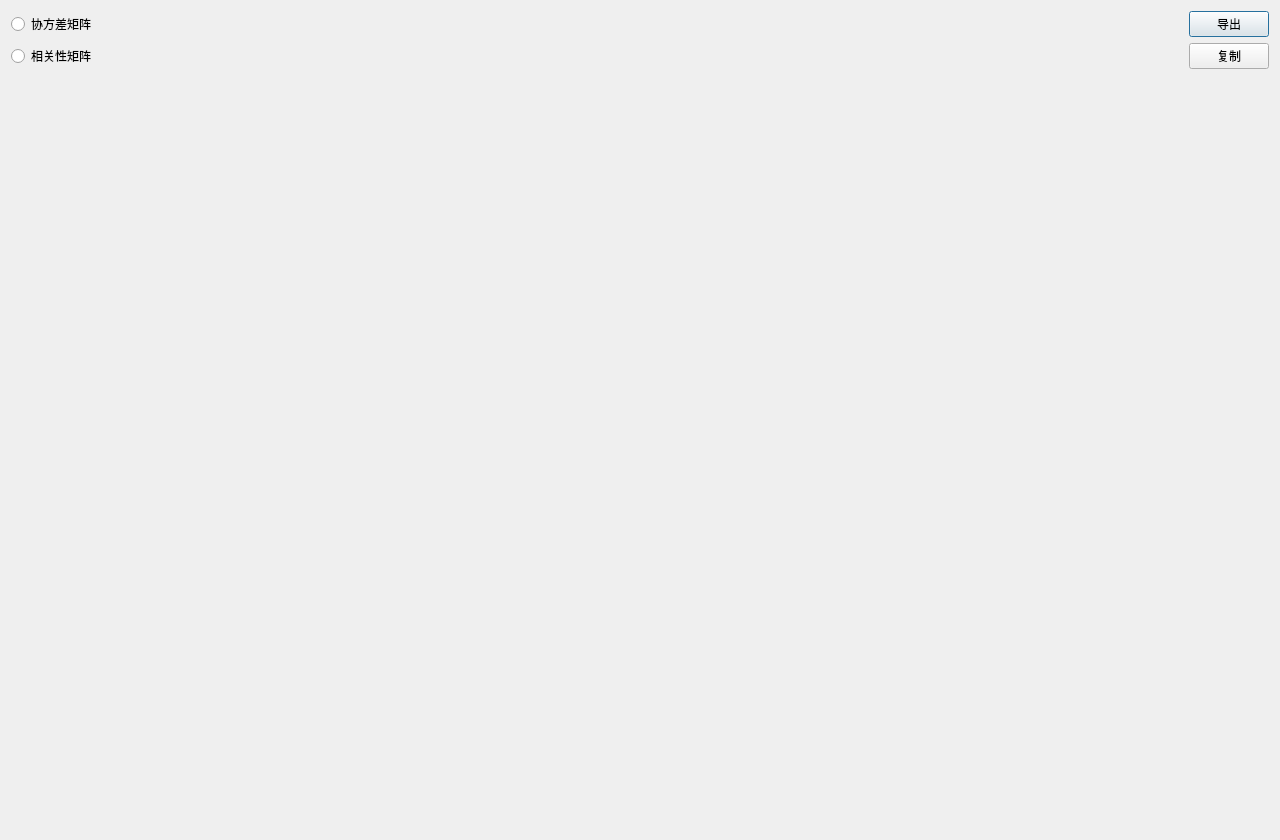
<?xml version="1.0" encoding="UTF-8"?>
<ui version="4.0">
 <class>HeatmapDialog</class>
 <widget class="QDialog" name="HeatmapDialog">
  <property name="geometry">
   <rect>
    <x>0</x>
    <y>0</y>
    <width>1280</width>
    <height>840</height>
   </rect>
  </property>
  <property name="sizePolicy">
   <sizepolicy hsizetype="Expanding" vsizetype="Expanding">
    <horstretch>0</horstretch>
    <verstretch>0</verstretch>
   </sizepolicy>
  </property>
  <property name="windowTitle">
   <string>Dialog</string>
  </property>
  <layout class="QGridLayout" name="gridLayout">
   <item row="0" column="0">
    <widget class="QRadioButton" name="radioButton">
     <property name="text">
      <string>协方差矩阵</string>
     </property>
    </widget>
   </item>
   <item row="0" column="1">
    <widget class="QPushButton" name="exportButton">
     <property name="text">
      <string>导出</string>
     </property>
    </widget>
   </item>
   <item row="1" column="0">
    <widget class="QRadioButton" name="radioButton_2">
     <property name="text">
      <string>相关性矩阵</string>
     </property>
    </widget>
   </item>
   <item row="1" column="1">
    <widget class="QPushButton" name="copyButton">
     <property name="text">
      <string>复制</string>
     </property>
    </widget>
   </item>
   <item row="2" column="0">
    <widget class="DrawHeatmapWidget" name="widget" native="true">
     <property name="sizePolicy">
      <sizepolicy hsizetype="MinimumExpanding" vsizetype="MinimumExpanding">
       <horstretch>0</horstretch>
       <verstretch>0</verstretch>
      </sizepolicy>
     </property>
     <property name="minimumSize">
      <size>
       <width>800</width>
       <height>700</height>
      </size>
     </property>
    </widget>
   </item>
  </layout>
 </widget>
 <customwidgets>
  <customwidget>
   <class>DrawHeatmapWidget</class>
   <extends>QWidget</extends>
   <header>drawheatmapwidget.h</header>
   <container>1</container>
  </customwidget>
 </customwidgets>
 <resources/>
 <connections/>
</ui>
